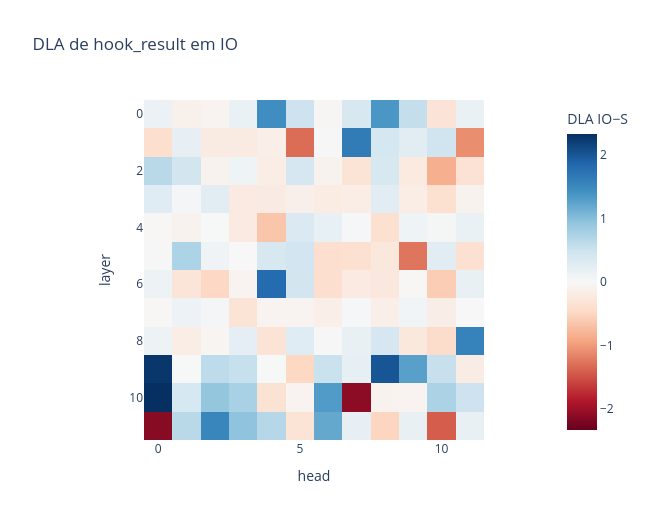
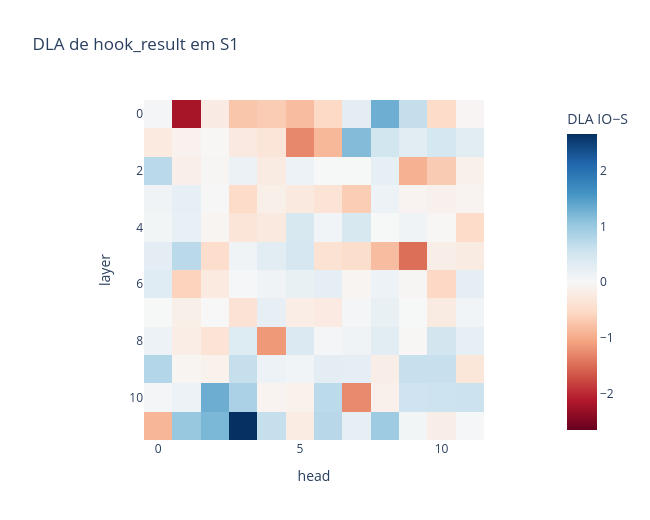
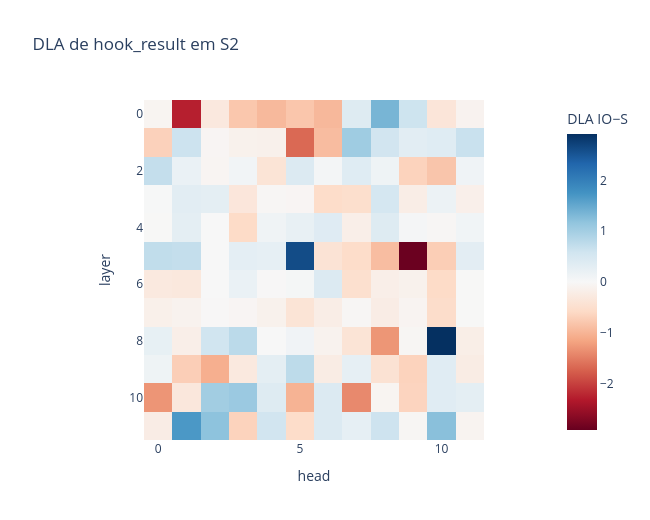
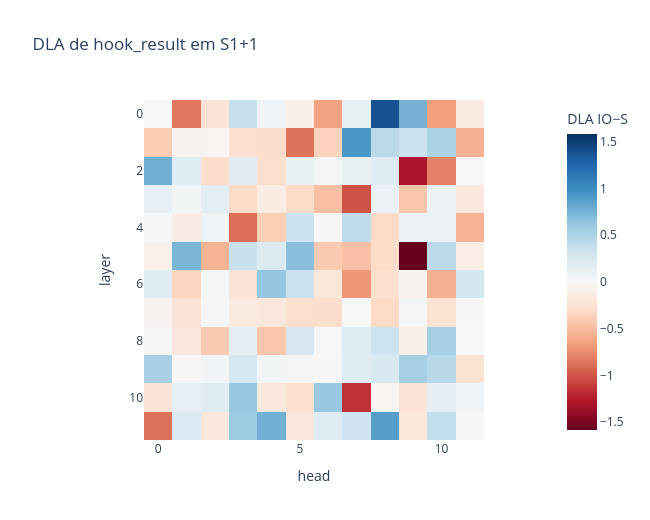

Notebook code for these charts, in order:
### Markdown cell above
## DLA por posição semântica

Projetamos o `hook_result` de cada cabeça na direção de logits IO−S de cada exemplo. Em `END`, isso é uma atribuição direta ao residual que alimenta o unembedding. Nas demais posições, é uma sonda descritiva local — não afirmamos que o vetor chegue diretamente ao logit final sem processamento intermediário.

### Code cell
def metric(logits):
    return logit_difference(
        logits,
        dataset.io_token_ids.to(device),
        dataset.s_token_ids.to(device),
        dataset.positions["END"].to(device),
    )

model.set_use_attn_result(True)
try:
    ioi_logits, ioi_cache = model.run_with_cache(
        ioi_tokens,
        names_filter=lambda name: name.endswith("attn.hook_result"),
    )
    _, abc_cache = model.run_with_cache(
        abc_tokens,
        names_filter=lambda name: name.endswith("attn.hook_result"),
    )

    baseline = metric(ioi_logits).detach()
    rows = torch.arange(N_DEV, device=device)
    logit_directions = (
        model.W_U[:, dataset.io_token_ids.to(device)].T
        - model.W_U[:, dataset.s_token_ids.to(device)].T
    )
    dla = torch.empty(12, 12, len(SEMANTIC_POSITIONS), device=device)
    for layer in range(12):
        result = ioi_cache[f"blocks.{layer}.attn.hook_result"]
        for position_index, position in enumerate(SEMANTIC_POSITIONS):
            semantic_index = dataset.positions[position.value].to(device)
            selected = result[rows, semantic_index]
            dla[layer, :, position_index] = (
                selected * logit_directions[:, None, :]
            ).sum(dim=-1).mean(dim=0)
finally:
    model.set_use_attn_result(False)

dla = dla.detach()
assert dla.shape == (12, 12, len(SEMANTIC_POSITIONS))
for position_index, position in enumerate(SEMANTIC_POSITIONS):
    fig = px.imshow(
        dla[:, :, position_index].float().cpu().numpy(),
        labels={"x": "head", "y": "layer", "color": "DLA IO−S"},
        title=f"DLA de hook_result em {position.value}",
        color_continuous_scale="RdBu",
        color_continuous_midpoint=0,
        aspect="equal",
    )
    fig.update_layout(width=650, height=520)
    fig.show()
print(f"baseline IO−S: {baseline.item():.4f}")

### Figure 1 — Plotly figure (JSON) as saved in the notebook; plotly's stock layout.template omitted (floating-point values rounded to 4 significant figures; data arrays with more than 128 entries replaced by an {"elided": "..."} marker saying what was removed)
{"data": [{"coloraxis": "coloraxis", "hovertemplate": "head: %{x}<br>layer: %{y}<br>DLA IO−S: %{z}<extra></extra>", "name": "0", "type": "heatmap", "xaxis": "x", "yaxis": "y", "z": {"elided": "12x12 float values"}}], "layout": {"coloraxis": {"autocolorscale": false, "cmid": 0, "colorbar": {"title": {"text": "DLA IO−S"}}, "colorscale": [[0.0, "rgb(103,0,31)"], [0.1, "rgb(178,24,43)"], [0.2, "rgb(214,96,77)"], [0.3, "rgb(244,165,130)"], [0.4, "rgb(253,219,199)"], [0.5, "rgb(247,247,247)"], [0.6, "rgb(209,229,240)"], [0.7, "rgb(146,197,222)"], [0.8, "rgb(67,147,195)"], [0.9, "rgb(33,102,172)"], [1.0, "rgb(5,48,97)"]]}, "height": 520, "title": {"text": "DLA de hook_result em IO"}, "width": 650, "xaxis": {"anchor": "y", "constrain": "domain", "domain": [0.0, 1.0], "scaleanchor": "y", "title": {"text": "head"}}, "yaxis": {"anchor": "x", "autorange": "reversed", "constrain": "domain", "domain": [0.0, 1.0], "title": {"text": "layer"}}}}

### Figure 2 — Plotly figure (JSON) as saved in the notebook; plotly's stock layout.template omitted (floating-point values rounded to 4 significant figures; data arrays with more than 128 entries replaced by an {"elided": "..."} marker saying what was removed)
{"data": [{"coloraxis": "coloraxis", "hovertemplate": "head: %{x}<br>layer: %{y}<br>DLA IO−S: %{z}<extra></extra>", "name": "0", "type": "heatmap", "xaxis": "x", "yaxis": "y", "z": {"elided": "12x12 float values"}}], "layout": {"coloraxis": {"autocolorscale": false, "cmid": 0, "colorbar": {"title": {"text": "DLA IO−S"}}, "colorscale": [[0.0, "rgb(103,0,31)"], [0.1, "rgb(178,24,43)"], [0.2, "rgb(214,96,77)"], [0.3, "rgb(244,165,130)"], [0.4, "rgb(253,219,199)"], [0.5, "rgb(247,247,247)"], [0.6, "rgb(209,229,240)"], [0.7, "rgb(146,197,222)"], [0.8, "rgb(67,147,195)"], [0.9, "rgb(33,102,172)"], [1.0, "rgb(5,48,97)"]]}, "height": 520, "title": {"text": "DLA de hook_result em S1"}, "width": 650, "xaxis": {"anchor": "y", "constrain": "domain", "domain": [0.0, 1.0], "scaleanchor": "y", "title": {"text": "head"}}, "yaxis": {"anchor": "x", "autorange": "reversed", "constrain": "domain", "domain": [0.0, 1.0], "title": {"text": "layer"}}}}

### Figure 3 — Plotly figure (JSON) as saved in the notebook; plotly's stock layout.template omitted (floating-point values rounded to 4 significant figures; data arrays with more than 128 entries replaced by an {"elided": "..."} marker saying what was removed)
{"data": [{"coloraxis": "coloraxis", "hovertemplate": "head: %{x}<br>layer: %{y}<br>DLA IO−S: %{z}<extra></extra>", "name": "0", "type": "heatmap", "xaxis": "x", "yaxis": "y", "z": {"elided": "12x12 float values"}}], "layout": {"coloraxis": {"autocolorscale": false, "cmid": 0, "colorbar": {"title": {"text": "DLA IO−S"}}, "colorscale": [[0.0, "rgb(103,0,31)"], [0.1, "rgb(178,24,43)"], [0.2, "rgb(214,96,77)"], [0.3, "rgb(244,165,130)"], [0.4, "rgb(253,219,199)"], [0.5, "rgb(247,247,247)"], [0.6, "rgb(209,229,240)"], [0.7, "rgb(146,197,222)"], [0.8, "rgb(67,147,195)"], [0.9, "rgb(33,102,172)"], [1.0, "rgb(5,48,97)"]]}, "height": 520, "title": {"text": "DLA de hook_result em S2"}, "width": 650, "xaxis": {"anchor": "y", "constrain": "domain", "domain": [0.0, 1.0], "scaleanchor": "y", "title": {"text": "head"}}, "yaxis": {"anchor": "x", "autorange": "reversed", "constrain": "domain", "domain": [0.0, 1.0], "title": {"text": "layer"}}}}

### Figure 4 — Plotly figure (JSON) as saved in the notebook; plotly's stock layout.template omitted (floating-point values rounded to 4 significant figures; data arrays with more than 128 entries replaced by an {"elided": "..."} marker saying what was removed)
{"data": [{"coloraxis": "coloraxis", "hovertemplate": "head: %{x}<br>layer: %{y}<br>DLA IO−S: %{z}<extra></extra>", "name": "0", "type": "heatmap", "xaxis": "x", "yaxis": "y", "z": {"elided": "12x12 float values"}}], "layout": {"coloraxis": {"autocolorscale": false, "cmid": 0, "colorbar": {"title": {"text": "DLA IO−S"}}, "colorscale": [[0.0, "rgb(103,0,31)"], [0.1, "rgb(178,24,43)"], [0.2, "rgb(214,96,77)"], [0.3, "rgb(244,165,130)"], [0.4, "rgb(253,219,199)"], [0.5, "rgb(247,247,247)"], [0.6, "rgb(209,229,240)"], [0.7, "rgb(146,197,222)"], [0.8, "rgb(67,147,195)"], [0.9, "rgb(33,102,172)"], [1.0, "rgb(5,48,97)"]]}, "height": 520, "title": {"text": "DLA de hook_result em S1+1"}, "width": 650, "xaxis": {"anchor": "y", "constrain": "domain", "domain": [0.0, 1.0], "scaleanchor": "y", "title": {"text": "head"}}, "yaxis": {"anchor": "x", "autorange": "reversed", "constrain": "domain", "domain": [0.0, 1.0], "title": {"text": "layer"}}}}
